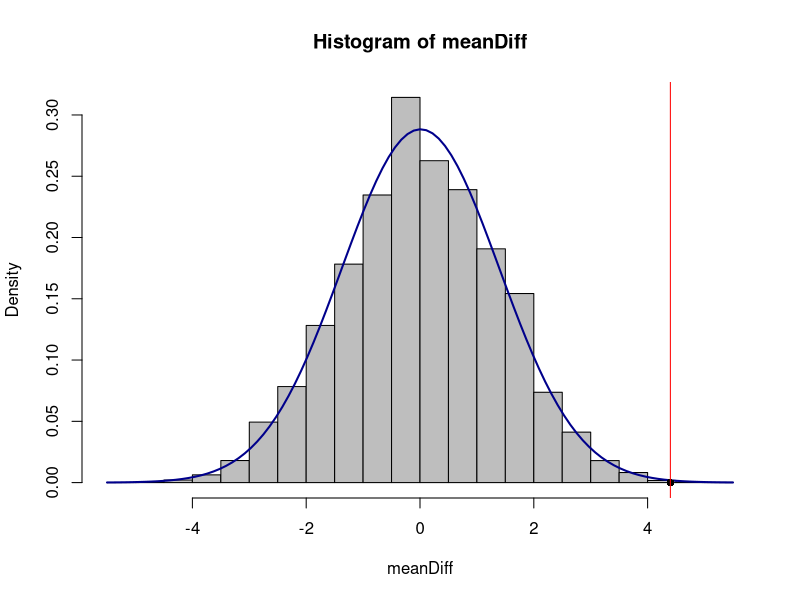

Write the R code that produced this figure.
#dataistanbul talk - April 5th, 2017
#HS Olmez (c) 2017
#
# Data for beer and water (as provide in John Rauser's talk)
B <- c(27,19,20,20,23,17,21,24,31,26,28,20,27,19,25,31,24,28,24,29,21,21,18,27,20)
W <- c(21,19,13,22,15,22,15,22,20,12,24,24,21,19,18,16,23,20)
nB <- length(B) ; nW <- length(W)
N <- nB + nW
deltamu <- (mean(B) - mean(W))
Combined <- c(B,W)
Nreps <- 50000 #number of iterations
meanDiff <- numeric(Nreps)
Ndeltamu <- 0
set.seed(11) #for reproducibility
for(i in 1:Nreps) {
  data <- sample(Combined, N, replace=FALSE)
  newB <- data[1:nB]
  newW <- na.omit(data[nB+1:N])
  meanDiff[i] <- mean(newB) - mean(newW)
  if(meanDiff[i] > deltamu) {
    Ndeltamu <- Ndeltamu + 1
  }
}
cat("Number of cases where diff > 4.4: ", Ndeltamu, '\n')
cat("The ratio of trials for diff > 4.4 to total # of sims: ",Ndeltamu/Nreps, '\n')
hist(meanDiff, freq=FALSE, col="grey")
curve(dnorm(x, mean(meanDiff), sd(meanDiff)), add=TRUE, col="darkblue", lwd=2)
points(x=4.4, y=0, pch=16)
abline(v=4.4, col="red")